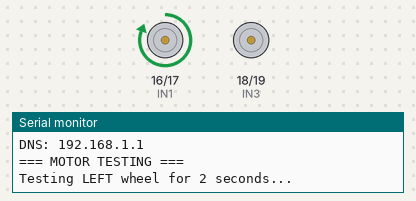
Simulated run of this sketch. Board: ESP32. On the bench: motor-driver pin pairs drawn as motors (green arrow = first pin HIGH = forward, orange = second pin HIGH = backward, longer = more drive), the last lines printed to the serial monitor. WiFi joins after 1.5 s; servers stay silent unless stated.

Above: at 2.6 s.
At 5.1 s:
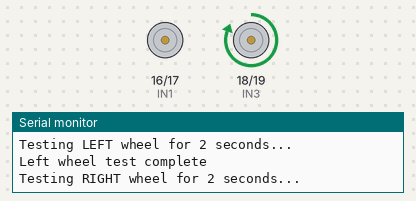
At 7.6 s:
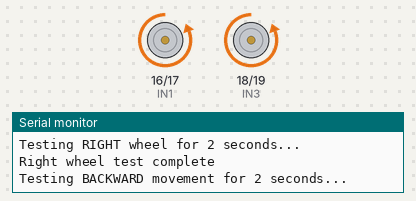
At 12.1 s:
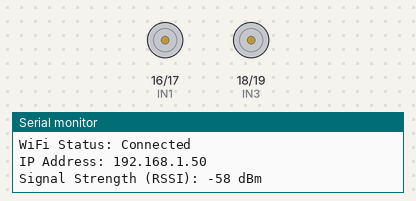
Timing chart, 0 to 13.6 s (numbered marks = the images above):
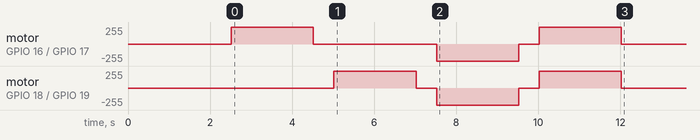

The sketch:

arduino-car-diagnostics.ino
```cpp
#include <WiFi.h>
#include "config.h"

// Pin definitions for motors
#define IN1 16
#define IN2 17
#define IN3 18
#define IN4 19

void setup() {
  Serial.begin(115200);
  delay(1000);

  // Initialize motor pins
  pinMode(IN1, OUTPUT);
  pinMode(IN2, OUTPUT);
  pinMode(IN3, OUTPUT);
  pinMode(IN4, OUTPUT);

  Serial.println("Arduino Car Diagnostics - WiFi Connection Test");
  Serial.println("=============================================");

  // Connect to WiFi
  setupWiFi();

  // Test motors after WiFi connection
  testMotors();
}

void loop() {
  // Check WiFi connection status every 10 seconds
  if (WiFi.status() == WL_CONNECTED) {
    Serial.println("WiFi Status: Connected");
    Serial.println("IP Address: " + WiFi.localIP().toString());
    Serial.println("Signal Strength (RSSI): " + String(WiFi.RSSI()) + " dBm");
  } else {
    Serial.println("WiFi Status: Disconnected");
    Serial.println("Attempting to reconnect...");
    setupWiFi();
  }

  delay(10000); // Check every 10 seconds
}

void setupWiFi() {
  Serial.println("Connecting to WiFi...");
  Serial.println("SSID: " + String(WIFI_SSID));

  WiFi.begin(WIFI_SSID, WIFI_PASSWORD);

  int attempts = 0;
  while (WiFi.status() != WL_CONNECTED && attempts < 20) {
    delay(500);
    Serial.print(".");
    attempts++;
  }

  Serial.println();

  if (WiFi.status() == WL_CONNECTED) {
    Serial.println("WiFi connection successful!");
    Serial.println("IP Address: " + WiFi.localIP().toString());
    Serial.println("Gateway: " + WiFi.gatewayIP().toString());
    Serial.println("Subnet: " + WiFi.subnetMask().toString());
    Serial.println("DNS: " + WiFi.dnsIP().toString());
  } else {
    Serial.println("WiFi connection failed!");
    Serial.println("Please check your SSID and password in config.h");
  }
}

void testMotors() {
  Serial.println("\n=== MOTOR TESTING ===");

  // Test left wheel (IN1, IN2)
  Serial.println("Testing LEFT wheel for 2 seconds...");
  digitalWrite(IN1, HIGH);
  digitalWrite(IN2, LOW);
  delay(2000); // 2 seconds
  digitalWrite(IN1, LOW);
  digitalWrite(IN2, LOW);
  Serial.println("Left wheel test complete");

  delay(500);

  // Test right wheel (IN3, IN4)
  Serial.println("Testing RIGHT wheel for 2 seconds...");
  digitalWrite(IN3, HIGH);
  digitalWrite(IN4, LOW);
  delay(2000); // 2 seconds
  digitalWrite(IN3, LOW);
  digitalWrite(IN4, LOW);
  Serial.println("Right wheel test complete");

  delay(500);

  // Test backward movement
  Serial.println("Testing BACKWARD movement for 2 seconds...");
  digitalWrite(IN1, LOW);
  digitalWrite(IN2, HIGH);
  digitalWrite(IN3, LOW);
  digitalWrite(IN4, HIGH);
  delay(2000); // 2 seconds
  digitalWrite(IN1, LOW);
  digitalWrite(IN2, LOW);
  digitalWrite(IN3, LOW);
  digitalWrite(IN4, LOW);
  Serial.println("Backward movement test complete");

  delay(500);

  // Test forward movement
  Serial.println("Testing FORWARD movement for 2 seconds...");
  digitalWrite(IN1, HIGH);
  digitalWrite(IN2, LOW);
  digitalWrite(IN3, HIGH);
  digitalWrite(IN4, LOW);
  delay(2000); // 2 seconds
  digitalWrite(IN1, LOW);
  digitalWrite(IN2, LOW);
  digitalWrite(IN3, LOW);
  digitalWrite(IN4, LOW);
  Serial.println("Forward movement test complete");

  Serial.println("=== MOTOR TESTING COMPLETE ===");
  Serial.println("All motors tested successfully!");
}
```

config.example.h
```cpp
#ifndef CONFIG_EXAMPLE_H
#define CONFIG_EXAMPLE_H

// WiFi Configuration
// Copy this file to config.h and update with your actual credentials
#define WIFI_SSID "your_wifi_ssid_here"
#define WIFI_PASSWORD "your_wifi_password_here"

#endif // CONFIG_EXAMPLE_H
```
